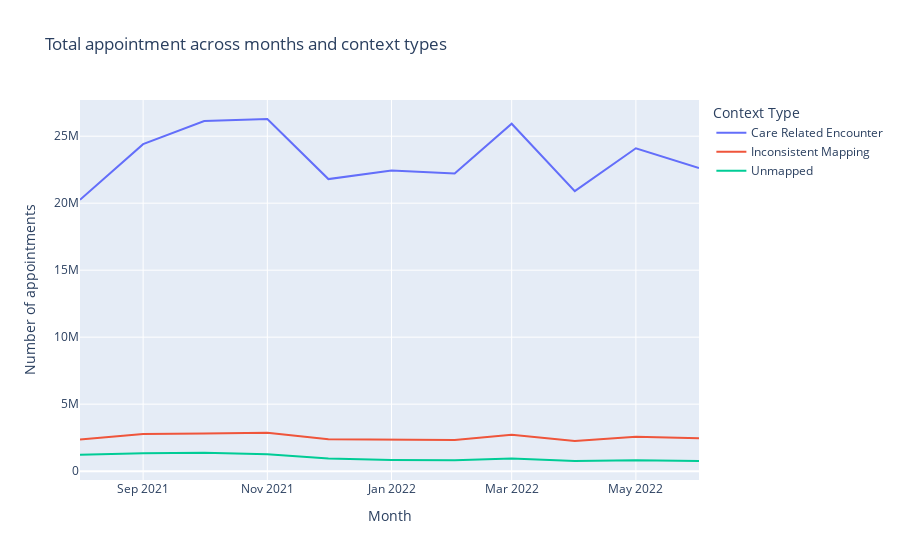

Source (notebook cell):
### Markdown cell above
**Context types:**

### Code cell
# Plot the appointments over the available date range, and review the context types for months.
# Create a lineplot.
fig = px.line(nc_ct, x = 'appointment_month', y = 'count_of_appointments', color = 'context_type',
                 title = 'Total appointment across months and context types', 
                 labels = {'appointment_month': 'Month',
                           'count_of_appointments': 'Number of appointments',
                           'context_type': 'Context Type'})
fig.show()

### Figure 1 — Plotly figure (JSON) as saved in the notebook; plotly's stock layout.template omitted (floating-point values rounded to 4 significant figures)
{"data": [{"hovertemplate": "Context Type=Care Related Encounter<br>Month=%{x}<br>Number of appointments=%{y}<extra></extra>", "legendgroup": "Care Related Encounter", "line": {"color": "#636efa", "dash": "solid"}, "mode": "lines", "name": "Care Related Encounter", "orientation": "v", "showlegend": true, "type": "scatter", "x": ["2021-08", "2021-09", "2021-10", "2021-11", "2021-12", "2022-01", "2022-02", "2022-03", "2022-04", "2022-05", "2022-06"], "xaxis": "x", "y": [20255235, 24404251, 26125201, 26282778, 21798612, 22441947, 22211021, 25928850, 20904193, 24101243, 22621827], "yaxis": "y"}, {"hovertemplate": "Context Type=Inconsistent Mapping<br>Month=%{x}<br>Number of appointments=%{y}<extra></extra>", "legendgroup": "Inconsistent Mapping", "line": {"color": "#EF553B", "dash": "solid"}, "mode": "lines", "name": "Inconsistent Mapping", "orientation": "v", "showlegend": true, "type": "scatter", "x": ["2021-08", "2021-09", "2021-10", "2021-11", "2021-12", "2022-01", "2022-02", "2022-03", "2022-04", "2022-05", "2022-06"], "xaxis": "x", "y": [2363093, 2782135, 2811977, 2865796, 2387907, 2353965, 2332993, 2723276, 2248554, 2573495, 2447611], "yaxis": "y"}, {"hovertemplate": "Context Type=Unmapped<br>Month=%{x}<br>Number of appointments=%{y}<extra></extra>", "legendgroup": "Unmapped", "line": {"color": "#00cc96", "dash": "solid"}, "mode": "lines", "name": "Unmapped", "orientation": "v", "showlegend": true, "type": "scatter", "x": ["2021-08", "2021-09", "2021-10", "2021-11", "2021-12", "2022-01", "2022-02", "2022-03", "2022-04", "2022-05", "2022-06"], "xaxis": "x", "y": [1233843, 1336115, 1366656, 1256496, 954257, 839562, 811246, 942912, 760313, 820770, 758640], "yaxis": "y"}], "layout": {"legend": {"title": {"text": "Context Type"}, "tracegroupgap": 0}, "title": {"text": "Total appointment across months and context types"}, "xaxis": {"anchor": "y", "domain": [0, 1], "title": {"text": "Month"}}, "yaxis": {"anchor": "x", "domain": [0, 1], "title": {"text": "Number of appointments"}}}}
